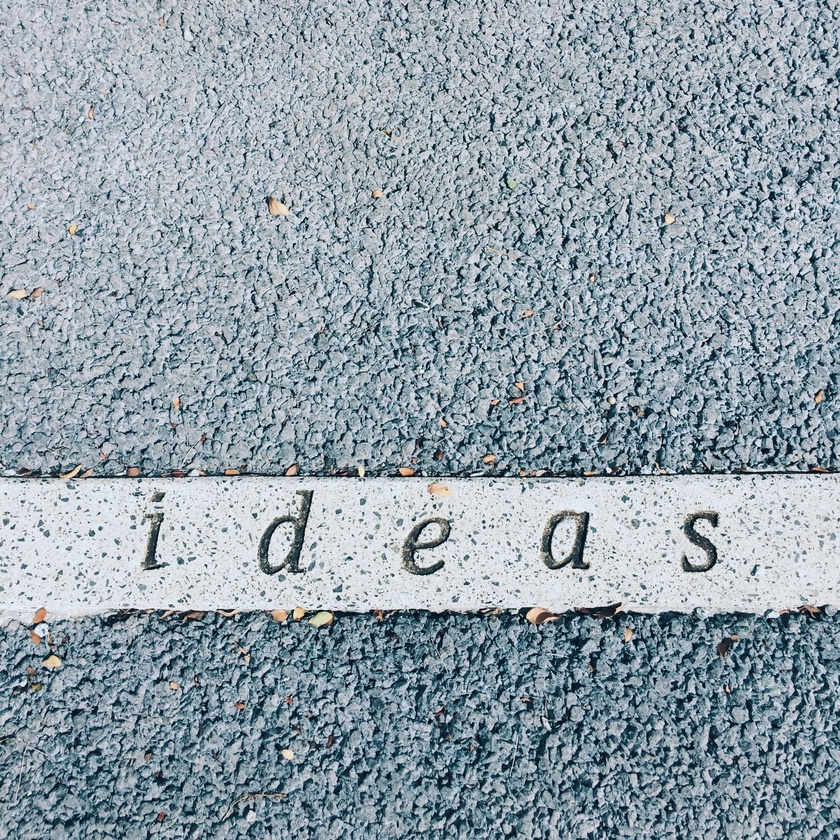
#> input picture 06_regiones/juan-marin-CjDuFaoVQD8-unsplash.jpg, 840 x 840 px, shrunk from 1920 x 1922 before the run
$ jupyter execute 02_regiones_letras.ipynb   (shell and % lines are left out)
#> lines starting #> are read from the running program, lines starting #| are printed output that depends on the picture
# Regiones e Imagenes Binarias
@juan1rving 2020

Una región es un grupo de pixeles conectados que comparten una propiedad en común. Las regiones son importantes en la visión computacional por que permiten establecer el espacio que representa un determinado ente en la imágen. En este ejercicio vamos a tratar de extraer las letras de una imagen tomada en el mundo real.

[cell 1]
import matplotlib.pyplot as plt
import matplotlib.image as mpimg
import numpy as np
import cv2

[cell 2]
from IPython.display import Image
Image(filename='juan-marin-CjDuFaoVQD8-unsplash.jpg')
#Foto: Juan Marin; unsplash.com

## Leer la imagen de trabajo

Lo primero es leer el archivo de la imagen. Dado que la images es de tres canales mostraremos los canales y seleccionaremos uno para trabajar.

[cell 3]
# Leer la imagen
image = cv2.imread('juan-marin-CjDuFaoVQD8-unsplash.jpg')
#> image is the input picture: shape (840, 840, 3); mean B, G, R 169.3, 159.6, 145.5

# Obtener los tres canales de la imagen
b,g,r = cv2.split(image)
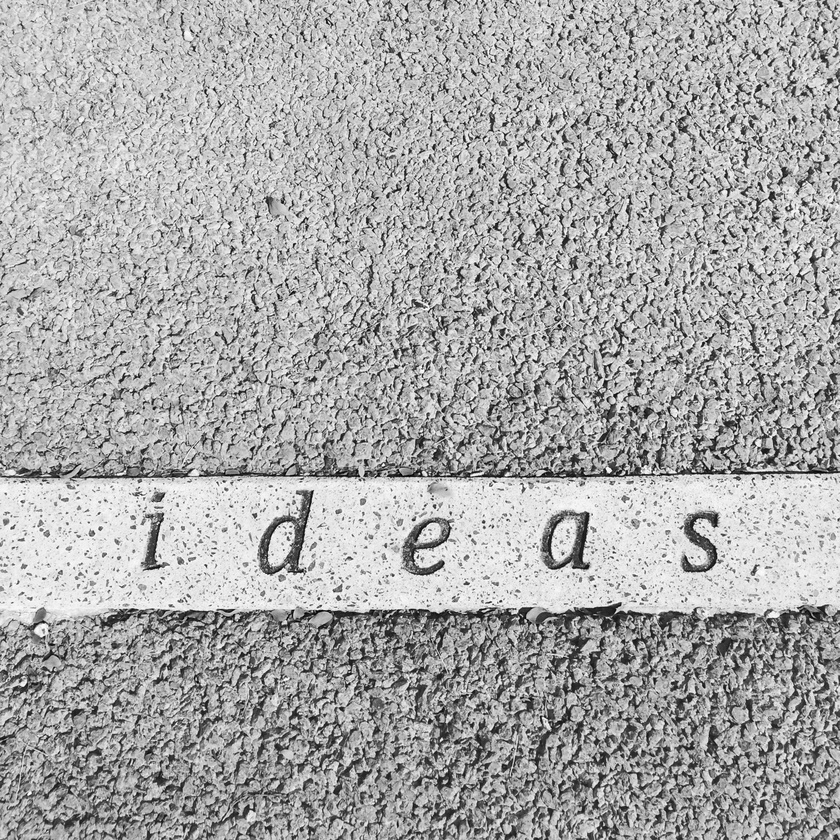
#> b: shape (840, 840); min 0, max 255, mean 169.3
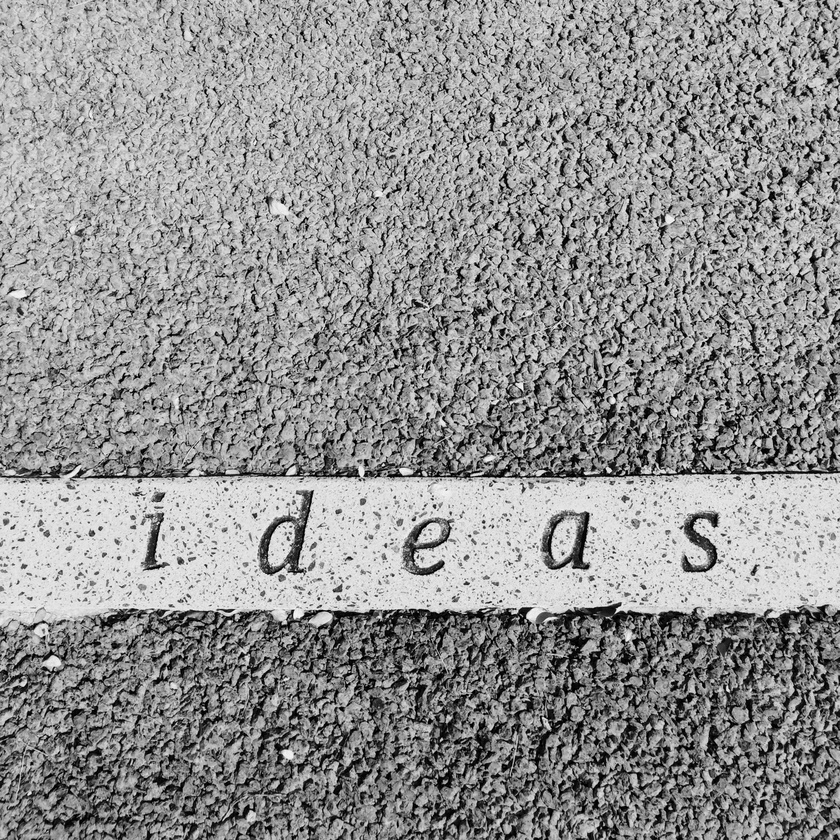
#> r: shape (840, 840); min 0, max 254, mean 145.5

# Mostrar los canales
plt.figure(figsize=(10, 10))
#> (this line was passed over: IPython is not available in this run)

plt.subplot(2,2,1)
#> (this line was passed over: IPython is not available in this run)
plt.imshow(cv2.cvtColor(image, cv2.COLOR_BGR2RGB))
#> (this line was passed over: IPython is not available in this run)
plt.title('RGB')
#> (this line was passed over: IPython is not available in this run)

plt.subplot(2,2,2)
#> (this line was passed over: IPython is not available in this run)
plt.imshow(r, cmap='gray')
#> (this line was passed over: IPython is not available in this run)
plt.title('Red')
#> (this line was passed over: IPython is not available in this run)

plt.subplot(2,2,3)
plt.imshow(g, cmap='gray')
plt.title('Green')

plt.subplot(2,2,4)
plt.imshow(b, cmap='gray')
plt.title('Blue')
plt.show()
